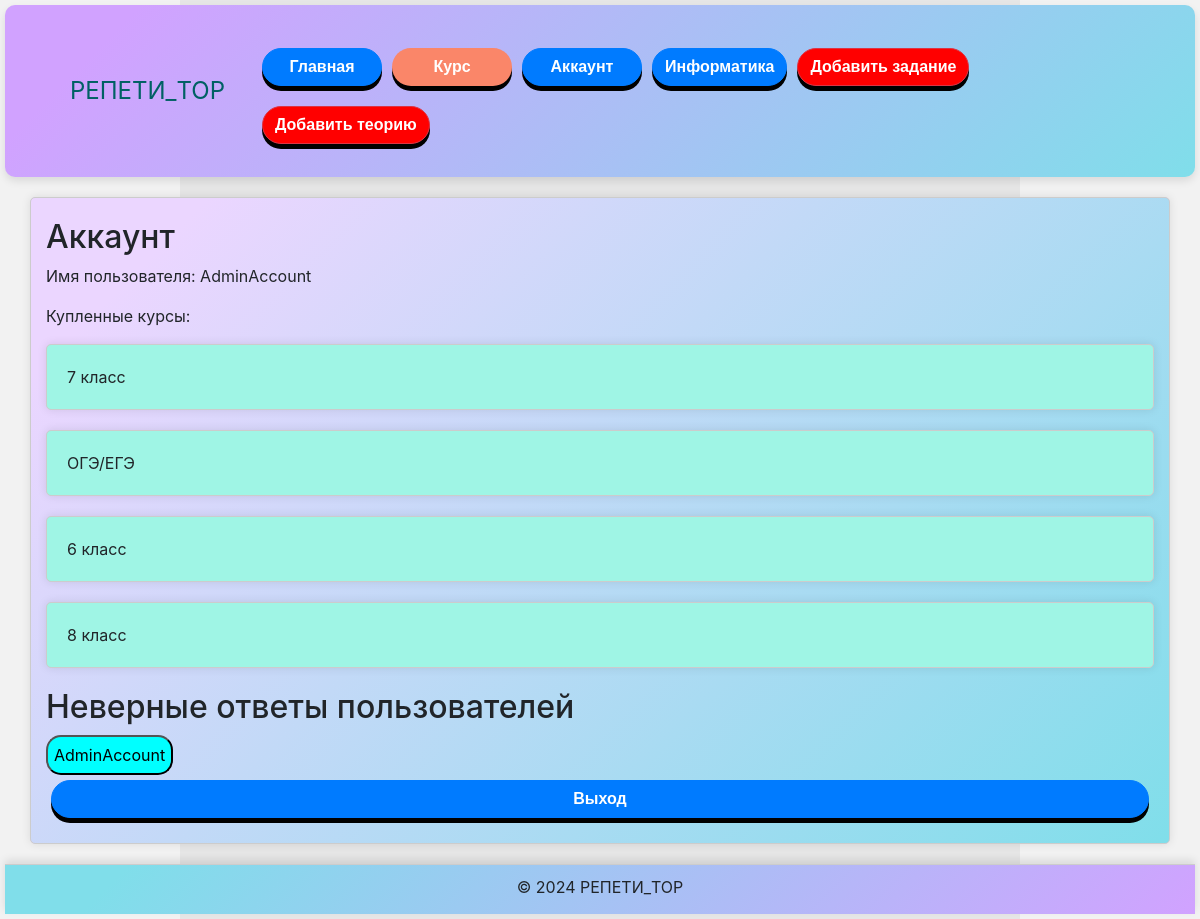
Page /tasks/account/ (signed in) on the committed database.
### tasks/models.py (models this page shows, shortened)
class Status(models.Model):
    name = models.CharField(max_length=100, unique=True)

### tasks/views.py (the view)
# urls.py: path('account/', account_view, name='account'),
@login_required
def account_view(request):
    user_statuses = request.user.profile.statuses.all()
    users = User.objects.all()
    user_answers = {}
    for user in users:
        incorrect_answers = UserTaskStatus.objects.filter(user=user, is_correct=False)
        if incorrect_answers.exists():
            user_answers[user] = incorrect_answers
    context = {
        'user_statuses': user_statuses,
        'user_answers': user_answers if request.user.is_superuser else None,
    }
    return render(request, 'tasks/account.html', context)

### tasks/templates/tasks/account.html (shortened to what this page needs)
{% load static %}
<!DOCTYPE html>
<html lang="en">
<head>
    <link rel="stylesheet" href="https://maxcdn.bootstrapcdn.com/bootstrap/4.5.2/css/bootstrap.min.css">
    <link rel="stylesheet" type="text/css" href="{% static 'styles.css' %}">
</head>
<body>
    <div class="flex-container">
        <header class="animated-header">
            <div class="container flex-header">
                <div class="logo">
                    <a class="navbar-brand">РЕПЕТИ_TOP</a>
                </div>
                <nav class="navbar navbar-expand-md">
                    <div class="collapse navbar-collapse" id="navbarNav">
                        <ul class="navbar-nav ml-auto">
                            <li class="nav-item"><a href="{% url 'home' %}" class="btn btn-primary">Главная</a></li>
                            {% if user.is_authenticated %}
                            <li class="nav-item"><a href="{% url 'course_list' %}" class="btn btn-course">Курс</a></li>
                            <li class="nav-item"><a href="{% url 'account' %}" class="btn btn-primary">Аккаунт</a></li>
                            <li class="nav-item"><a href="{% url 'computer_science_tasks' %}" class="btn btn-primary">Информатика</a></li>
                            {% else %}
                            <li class="nav-item"><a href="{% url 'login' %}" class="btn btn-primary">Вход</a></li>
                            <li class="nav-item"><a href="{% url 'register' %}" class="btn btn-primary">Регистрация</a></li>
                            {% endif %}
                            {% if user.is_superuser %}
                            <li class="nav-item"><a href="{% url 'add_task' %}" class="btn btn-danger">Добавить задание</a></li>
                            <li class="nav-item"><a href="{% url 'add_explanation' %}" class="btn btn-danger">Добавить теорию</a></li>
                            {% endif %}
                        </ul>
                    </div>
                </nav>
            </div>
        </header>
        <main class="container im">
            <section class="account-section">
                <h2>Аккаунт</h2>
                <p>Имя пользователя: {{ user.username }}</p>
                <div>
                   <p>Купленные курсы:</p>
            <div class="flex-enum">
                {% for status in user_statuses %}
                    <li>
                        {% if status.name == 'advanced' %}
                            <p class="animated-main">ОГЭ/ЕГЭ</p>
                        {% elif status.name == 'premium' %}
                             <p class="animated-main">8 класс</p>
                        {% elif status.name == 'gold' %}
                            <p class="animated-main">7 класс</p>
                        {% elif status.name == 'platinum' %}
                            <p class="animated-main">6 класс</p>
                        {% else %}
                            <p class="animated-main">Доступа нет</p>
                        {% endif %}
                    </li>
                {% endfor %}
                </div>
                {% if user.is_superuser %}
                    <div>
                        <h2>Неверные ответы пользователей</h2>
                        {% for user, answers in user_answers.items %}
                            <button onclick="document.getElementById('user-{{ user.id }}').style.display='block'">{{ user.username }}</button>
                        {% endfor %}
                    </div>
                {% endif %}
                </div>
                <a href="{% url 'logout' %}" class="btn btn-primary">Выход</a>
            </section>
        </main>
        <footer class="animated-footer">
            &copy; 2024 РЕПЕТИ_TOP
        </footer>
    </div>
</body>
</html>

### static/styles.css (style rules this page uses)
html, body { height: 100%; margin: 0; }
button { min-width: 120px; border-radius: 15px; min-height: 40px; background-color: aqua; align-content: center; }
.logo { display: flex; justify-content: center; }
.flex-header { display: flex; justify-content: space-between; width: 100%; height: 100%; }
.animated-header { background-color: #d1a2ff; background-image: linear-gradient(135deg, #d1a2ff 10%, #80DEEA 100%); border-radius: 10px; width: 100%; min-height: 80px; margin-bottom: 20px; padding: 20px; box-shadow: 0 4px 8px rgba(0, 0, 0, 0.1); transition: background-color 0.3s ease-in-out; }
.navbar-brand { padding-left: 25px; text-align: center; min-height: 50px; min-width: 100px; align-content: center; color: #006064; font-size: 24px; }
.container.im { background-color: #d1a2ff; background-image: linear-gradient(135deg, #ebd6ff 10%, #80DEEA 100%); }
.flex-container { display: flex; flex-direction: column; min-height: 100vh; align-items: center; padding: 5px; }
.animated-main { flex: 1; width: 100%; max-width: 1200px; padding: 20px; background-color: #9ff5e5; border: 1px solid #ccc; border-radius: 5px; box-shadow: 0 0 10px rgba(0, 0, 0, 0.1); margin-bottom: 20px; transition: transform 0.3s ease-in-out; overflow: hidden; position: relative; }
footer.animated-footer { text-align: center; min-height: 50px; width: 100%; background-color: #d1a2ff; background-image: linear-gradient(135deg, #80DEEA 10%, #d1a2ff 100%); border-top: 1px solid #ccc; padding: 10px 0; box-shadow: 0 -4px 8px rgba(0, 0, 0, 0.1); transition: background-color 0.3s ease-in-out; margin-top: auto; }
ul { display: flex; flex-direction: row; flex-wrap: wrap; }
li { list-style: none; }
.btn-primary, .btn-danger, .btn-course { min-width: 120px; transition: all 0.3s cubic-bezier(.215,.61,.355,1); margin: 5px; color: white; display: flex; justify-content: center; align-items: center; box-shadow: 0 5px #000; border-radius: 50px; font-family: 'Poppins', sans-serif; font-weight: bold; }
.btn-primary { background-color: #007bff; }
.btn-danger { background-color: red; }
.flex-enum { display: flex; flex-direction: column; }
.btn-course { background-color: #fa8669; }
.navbar-collapse { transition: height 0.3s ease; overflow: hidden; }
.navbar-nav { flex-direction: column; text-align: center; }
.navbar-nav .nav-item { margin-top: 10px; }
main { flex: 1; width: 100%; max-width: 1200px; padding: 20px; background-color: #ffffff; border: 1px solid #ccc; border-radius: 5px; box-shadow: 0 0 10px rgba(0, 0, 0, 0.1); margin-bottom: 20px; }
@media (min-width:1024px) { li { text-align: left; } }

### rows in the picture
Status: name "7 класс"
Status: name "ОГЭ/ЕГЭ"
Status: name "6 класс"
Status: name "8 класс"

### other values in the picture
{{ user.username }} "AdminAccount"
